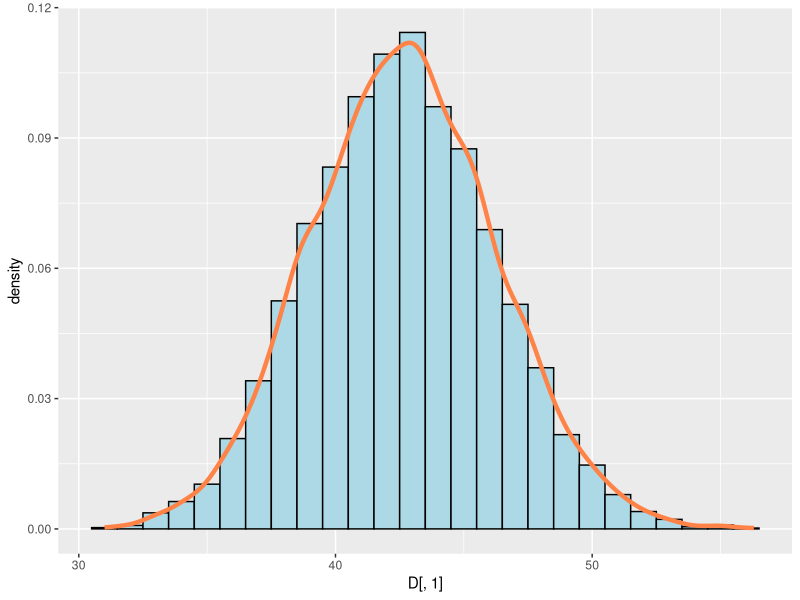
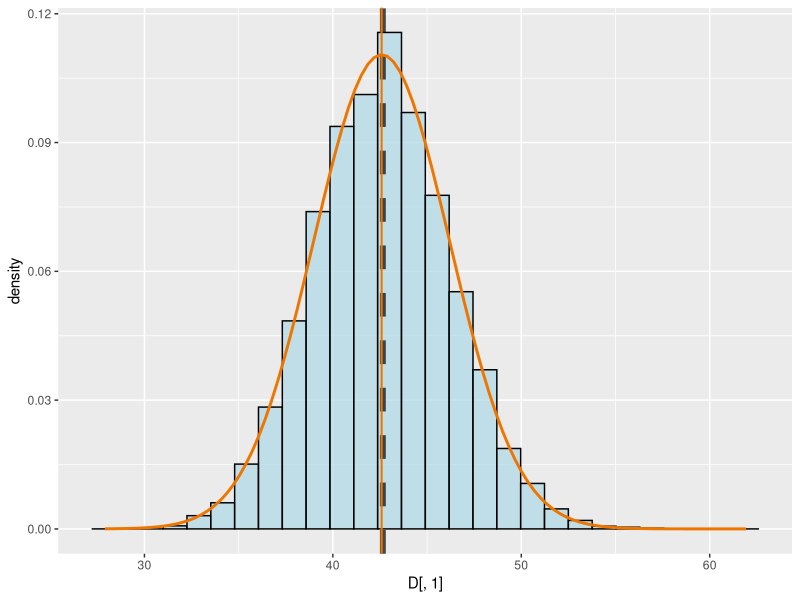
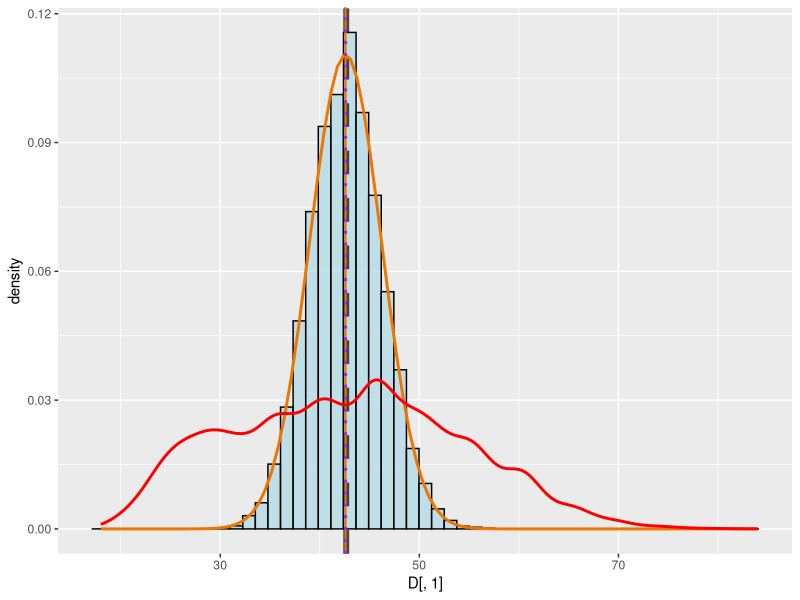
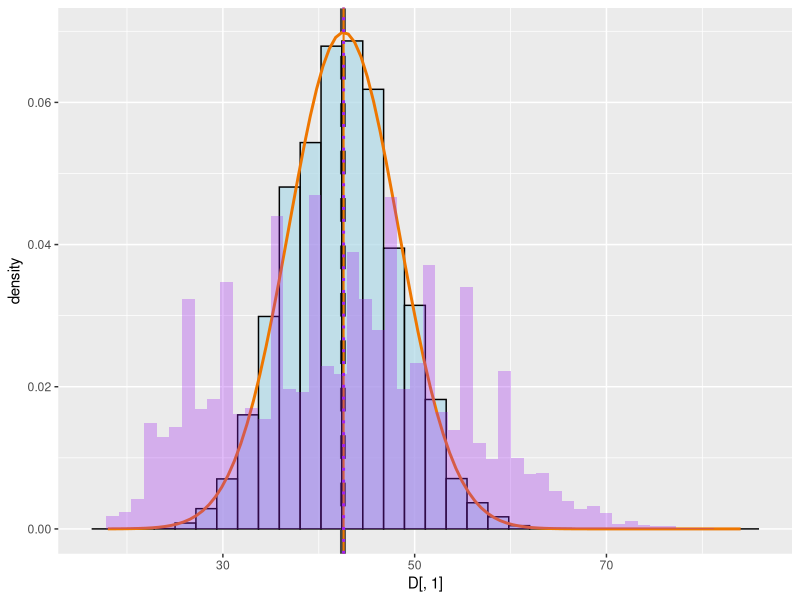
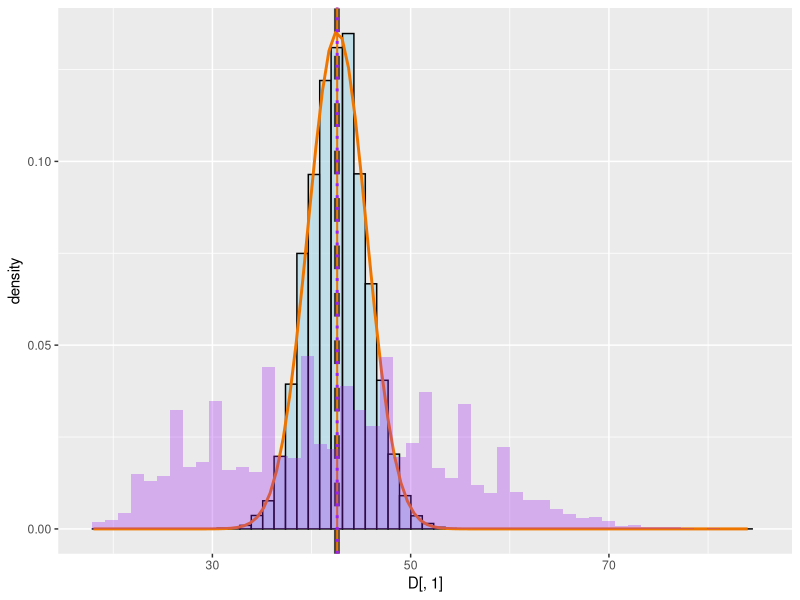
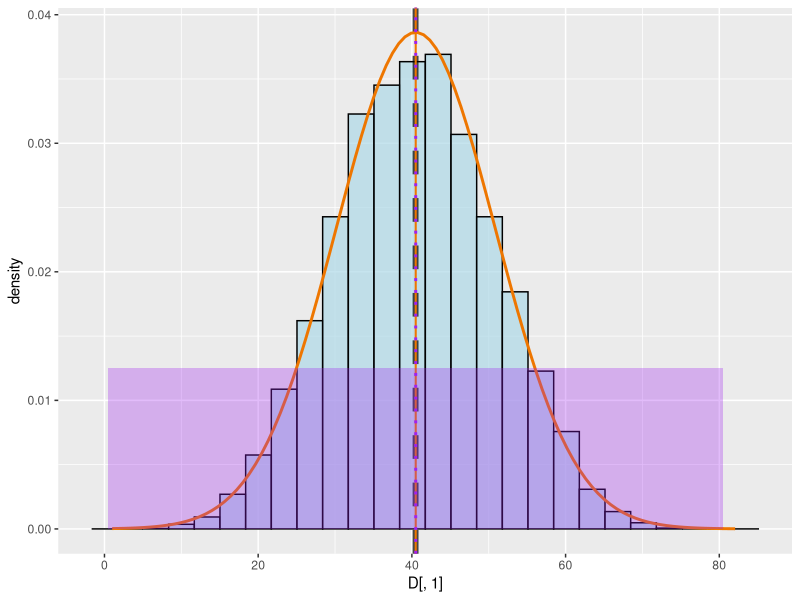
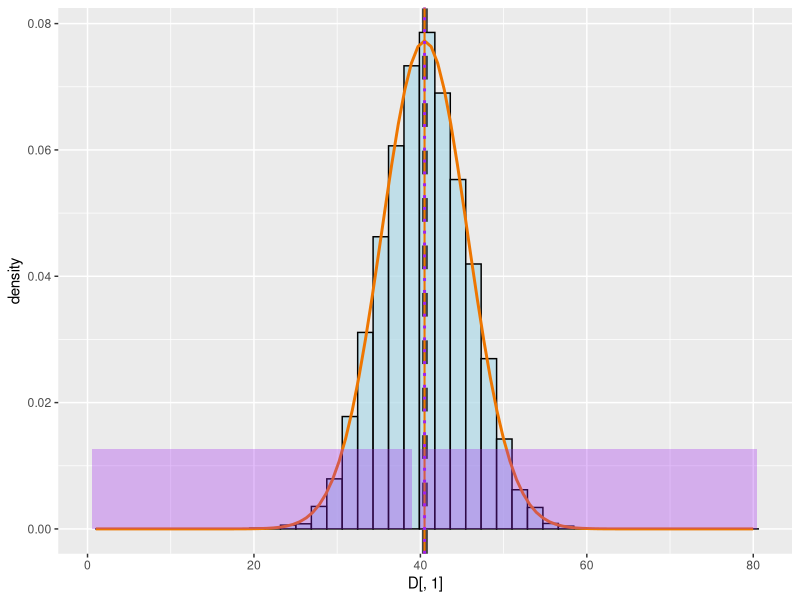
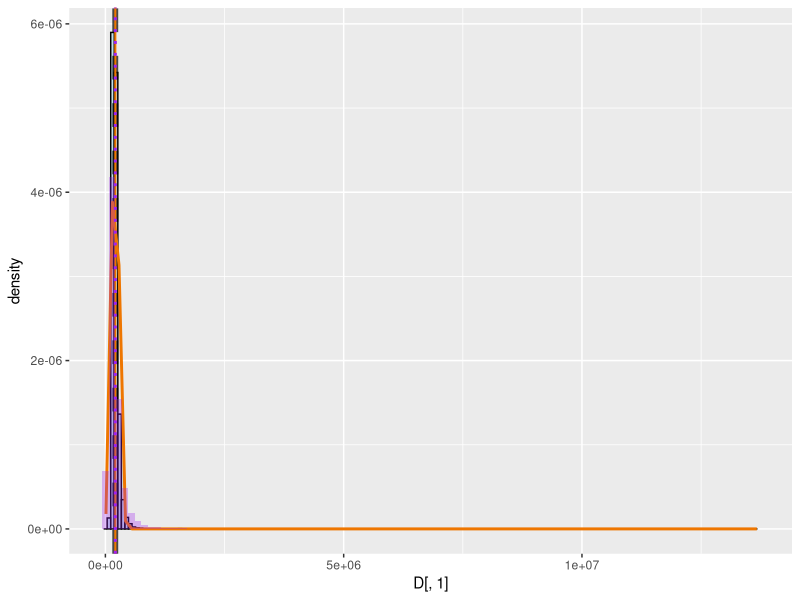

The R source for these figures, in order:

#first of all, let's set the working directory
#to be the same as the current file.
#if Run-ing, this:
setwd(dirname(rstudioapi::getActiveDocumentContext()$path))
#if source-ing, this: 
#setwd(getSrcDirectory()[1])

library(tidyverse)
library(readr)
library(dplyr)
library(ggplot2)

marathon_Data=read_csv("marathon_results_2017.csv")
 

sample_size=10
num_samples=10^4
sample_means=rep(NA,num_samples)
for (i in 1:num_samples) {
  this_sample=sample(marathon_Data$Age,sample_size)
  sample_means[i]=mean(this_sample)
}

mu_pop=mean(marathon_Data$Age)
sigma_pop=sd(marathon_Data$Age)
se=sigma_pop/sqrt(sample_size)
 




D=data.frame(sample_means)

ggplot()+
  geom_histogram(data = D,
                 aes(x=D[,1],y=..density..),
                 binwidth = 1,color="black",fill="lightblue")+
  geom_density(data = D,aes(x=D[,1]),
               color="sienna1",size=1.5)







plot_with_normal=function(input_vec,
                          xmin=.9*min(input_vec),
                          xmax=1.1*max(input_vec),
                          mu,se,bins=20)
{D=as.data.frame(input_vec)
b=(max(input_vec)-min(input_vec))/bins
xvals=seq(from=xmin,to=xmax,length.out=100)
ggplot()+
  geom_histogram(data = D,
                 aes(x=D[,1],y=..density..),
                 binwidth = b,color="black",
                 fill="lightblue",alpha=.7)+
  geom_vline(xintercept=mean(input_vec),color="black",
             size=2,linetype="dashed",alpha=.7)+
  geom_line(data=data.frame(x=c(xmin,xmax)),aes(x=x),
            stat="function",
            fun=dnorm,args=list(mean=mu,sd=se),
            color='darkorange2',size=1)+
  geom_vline(xintercept=qnorm(p=.5,mean=mu,sd=se),
             color='darkorange2',size=.7)
}

plot_with_normal(sample_means,mu=mu_pop,se=se)


#The distribution of sample means is not to be confused
#with the population distribution. They have the same 
#mean but difference variance. 
#more importantly, 
# the distribution of sample means is Normal, 
#but the population distribution can be anything:

plot_with_normal(sample_means,mu=mu_pop,se=se)+
  geom_density(data = marathon_Data,
               aes(x=Age),
               color="red",size=1)+
  geom_vline(xintercept=mean(marathon_Data$Age),
             color="purple",
             size=1,linetype="dotted")



#let's write a function that generates
#sampling distribution: 
sampling_mean=function(population_vec,
                       sample_size=floor(length(data)/100),
                       num_samples=1000,N_bins=20)
{
  sample_means=rep(NA,num_samples)
  sample_sds=rep(NA,num_samples)
  for (i in 1:num_samples) {
    this_sample=sample(population_vec,sample_size)
    sample_means[i]=mean(this_sample)
    sample_sds[i]=sd(this_sample)
  }
  mu_pop=mean(population_vec) 
  se=sd(population_vec)/sqrt(sample_size) 
   
  #Also let's plot   
  #(1) the distribution of sample means along with 
  #(2) theoretical Normal curve and   
  #(3) the population distribution
  D=as.data.frame(population_vec)
  b=(max(population_vec)-min(population_vec))/N_bins
output_plot= plot_with_normal(sample_means,
                              mu= mu_pop,se= se)+
    geom_histogram(data = D,
                 aes(x=D[,1],y=..density..),
                 fill="purple",
                 alpha=.3,binwidth=b)+
    geom_vline(xintercept=mean(population_vec),
               color="purple",
               size=1,linetype="dotted")

return(list("sample_means"=sample_means,
            "sample_sds"=sample_sds,
       "graph"=output_plot))
}





sampling_results=sampling_mean(population_vec=marathon_Data$Age,
                sample_size=4,
                num_samples=10^4,N_bins=50)
sampling_results$graph 
sd(sampling_results$sample_means)


#Now we can investigate the effect of sample size. 
#Intuitively, we know that larger sample is better. 



sampling_results=
  sampling_mean(population_vec=marathon_Data$Age,
                sample_size=15,
                num_samples=10^4,
                N_bins=50)
sampling_results$graph
sd(sampling_results$sample_means)


#this is the Central Limit Theorem: 
#the average of these sample means gets closer to 
#the true population average as the sample size
# gets bigger. 

#now let's make an artificial dataset 
 #to get a better understanding of
 # the central limit theorem and 
 #sampling distributions.
 #let's make a uniformly-distributed dataset. 
 #some hypothetical population in which
 #ages 1 to 80 are all equally populated, 
 #each age with 1000 people:
 a=rep(1:80,1000)
 a=sample(a)
  
 sampling_results=sampling_mean(population_vec=a,
               sample_size=5,
               num_samples=10^4,
               N_bins=79)
sampling_results$graph
mean(a)
mean(sampling_results$sample_means)
sd(sampling_results$sample_means)





sampling_results=sampling_mean(population_vec=a,
                sample_size=20,
                num_samples=10^4,
                N_bins=80)
sampling_results$graph
mean(a)
mean(sampling_results$sample_means)
sd(sampling_results$sample_means)











Zillow_Data=read_csv("Zillow_AllHomes.csv")

prices=Zillow_Data$`3/31/20`
sampling_results=
  sampling_mean(population_vec=prices,
                sample_size=10,
                num_samples=10^4,
                N_bins=100)
output_plot=sampling_results$graph
output_plot
output_plot+xlim(0,10^6)
mean(prices)
mean(sampling_results$sample_means)
sd(sampling_results$sample_means)






#Let's take bigger samples:


sampling_results=
  sampling_mean(population_vec=prices,
                sample_size=100,
                num_samples=10^4,
                N_bins=100)
output_plot=sampling_results$graph
output_plot
output_plot+xlim(0,10^6/2)
mean(prices)
mean(sampling_results$sample_means)
sd(sampling_results$sample_means)


#we see much less variance
#in the sampling distribution
#this means that 
#individual sampling results
#are more likely to be close to 
#the true mean. So as we expect
#from intuition, bigger
#sample gives better result.










#We can use this idea to also estimate
#PROPORTIONS of different groups within
# a population. For example, 
#let's focus on the dataset of 
#dog bites in NYC:

dogBite_data=read_csv("NYC_Dog_Bite_Data.csv")
 
  
g=dogBite_data$Gender
female_p=sum(g=="F")/length(g)
male_p=sum(g=="M")/length(g)
 
#how can we use our existing code to 
# estimate the fraction of females?
#define a binary variable, 
#femaleness=1 for females and 0 for others:
femaleness=as.numeric(g=="F")
femaleness[1:10]
mean(femaleness)

sample_size=50
sampling_results=
  sampling_mean(population_vec=femaleness,
                sample_size=sample_size,
                num_samples=10^4,
                N_bins=10)
output_plot=sampling_results$graph
output_plot
mean(femaleness)
mean(sampling_results$sample_means)
sd(sampling_results$sample_means)
p=mean(femaleness)
sqrt(p*(1-p)/sample_size)






 
